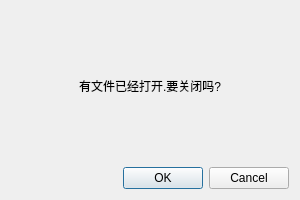
<?xml version="1.0" encoding="UTF-8"?>
<ui version="4.0">
 <class>MessageDialog</class>
 <widget class="QDialog" name="MessageDialog">
  <property name="geometry">
   <rect>
    <x>0</x>
    <y>0</y>
    <width>300</width>
    <height>200</height>
   </rect>
  </property>
  <property name="minimumSize">
   <size>
    <width>300</width>
    <height>200</height>
   </size>
  </property>
  <property name="maximumSize">
   <size>
    <width>300</width>
    <height>200</height>
   </size>
  </property>
  <property name="windowTitle">
   <string>Dialog</string>
  </property>
  <layout class="QGridLayout" name="gridLayout">
   <item row="0" column="0">
    <widget class="QLabel" name="label">
     <property name="text">
      <string>有文件已经打开.要关闭吗?</string>
     </property>
     <property name="alignment">
      <set>Qt::AlignCenter</set>
     </property>
    </widget>
   </item>
   <item row="1" column="0">
    <widget class="QDialogButtonBox" name="buttonBox">
     <property name="orientation">
      <enum>Qt::Horizontal</enum>
     </property>
     <property name="standardButtons">
      <set>QDialogButtonBox::Cancel|QDialogButtonBox::Ok</set>
     </property>
    </widget>
   </item>
  </layout>
 </widget>
 <resources/>
 <connections>
  <connection>
   <sender>buttonBox</sender>
   <signal>accepted()</signal>
   <receiver>MessageDialog</receiver>
   <slot>accept()</slot>
   <hints>
    <hint type="sourcelabel">
     <x>248</x>
     <y>254</y>
    </hint>
    <hint type="destinationlabel">
     <x>157</x>
     <y>274</y>
    </hint>
   </hints>
  </connection>
  <connection>
   <sender>buttonBox</sender>
   <signal>rejected()</signal>
   <receiver>MessageDialog</receiver>
   <slot>reject()</slot>
   <hints>
    <hint type="sourcelabel">
     <x>316</x>
     <y>260</y>
    </hint>
    <hint type="destinationlabel">
     <x>286</x>
     <y>274</y>
    </hint>
   </hints>
  </connection>
 </connections>
</ui>
